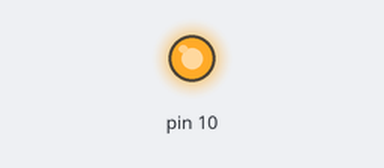
Simulated run of this sketch. Board: Arduino Uno, built with avr-gcc and run on an emulated ATmega328P. Shown: output pins drawn as LEDs (lit = HIGH). What the sketch prints to the serial monitor is not drawn.

Above: at 0.25 s.
Timing chart, 0 to 7.1 s (numbered marks = the images above):
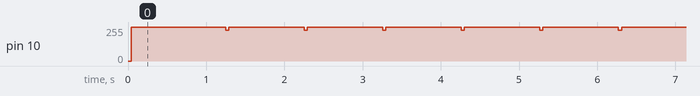

The sketch:

VFDTEST.ino
```cpp
/*
 * VFDTEST.ino
 * Simple program to test the functions of the VHD-module by H3ndrik-Jan
 */
#include <pt6311.h>

//Call the constructor for the PT6311-class
pt6311 VFD(10,12);

void setup() {
  delay(200);
  Serial.begin(9600);
}
uint8_t br = 0;
void loop() {
  //print text
  VFD.setBrightness(br);
  if(++br>7) br=0;
  VFD.clearBuffer();
  VFD.print(0, "Test Message");
  delay(1000);
  //Read and print high inputs
  VFD.clearBuffer();
  uint8_t curPos = 0;
  for(int i = 1; i<5; i++){
    if(!VFD.switchRead(i)){
      VFD.writeChar(curPos, '0'+i);
      Serial.print(i);
      Serial.println(" Pressed");
      curPos+=2;
    }
  }
  VFD.writeLine();
  Serial.println();
  delay(1000);

  //Read and print pressed keys
  VFD.clearBuffer();
  VFD.readKeypad();
  VFD.setCursor(0);
  for(int i = 33; i<49; i++){
    if(VFD.isPressed(i)){
      Serial.print(i);
      Serial.println(" key is pressed");
    }
  }
  Serial.println();

  //Turn all segments on
  VFD.clearBuffer();
  for(int i = 0; i<12; i++){
  VFD.writeChar(i,0x7F);
  }
  VFD.writeLine();
  delay(1000);

  //Flash LED's
  static bool b = false;
  b = !b;
  for(int i=0; i<6; i++){
    VFD.ledWrite(i,b);
    b = !b;
  }
}
```

Measured:
- by itself, pin 10: repeats every 3.0 s: 232/255 0.04 s, 255/255 0.96 s, 230/255 0.04 s, 255/255 0.96 s, 229/255 0.04 s, 255/255 0.96 s
